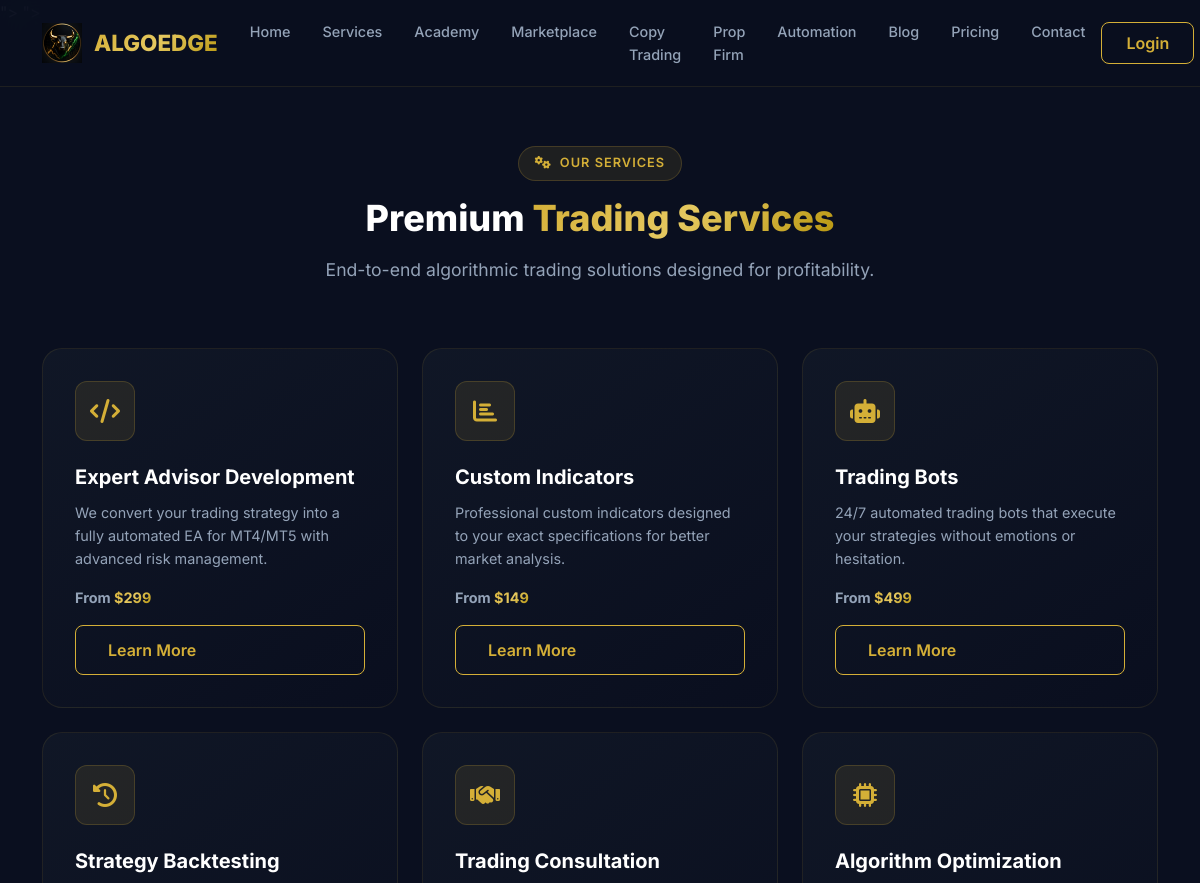
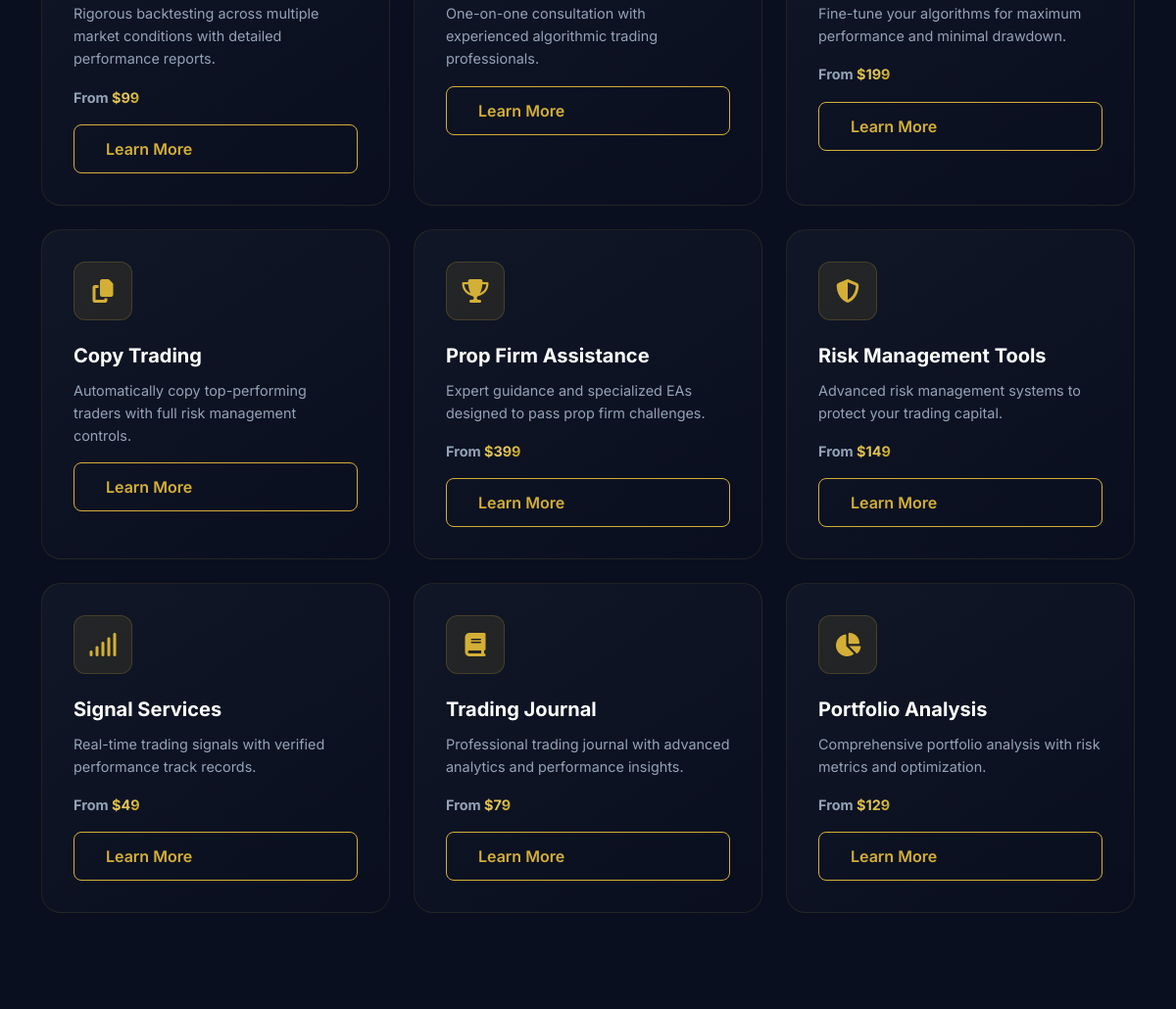
/services/ (upper part), run on an earlier commit of the app's database (2 pictures, top to bottom).
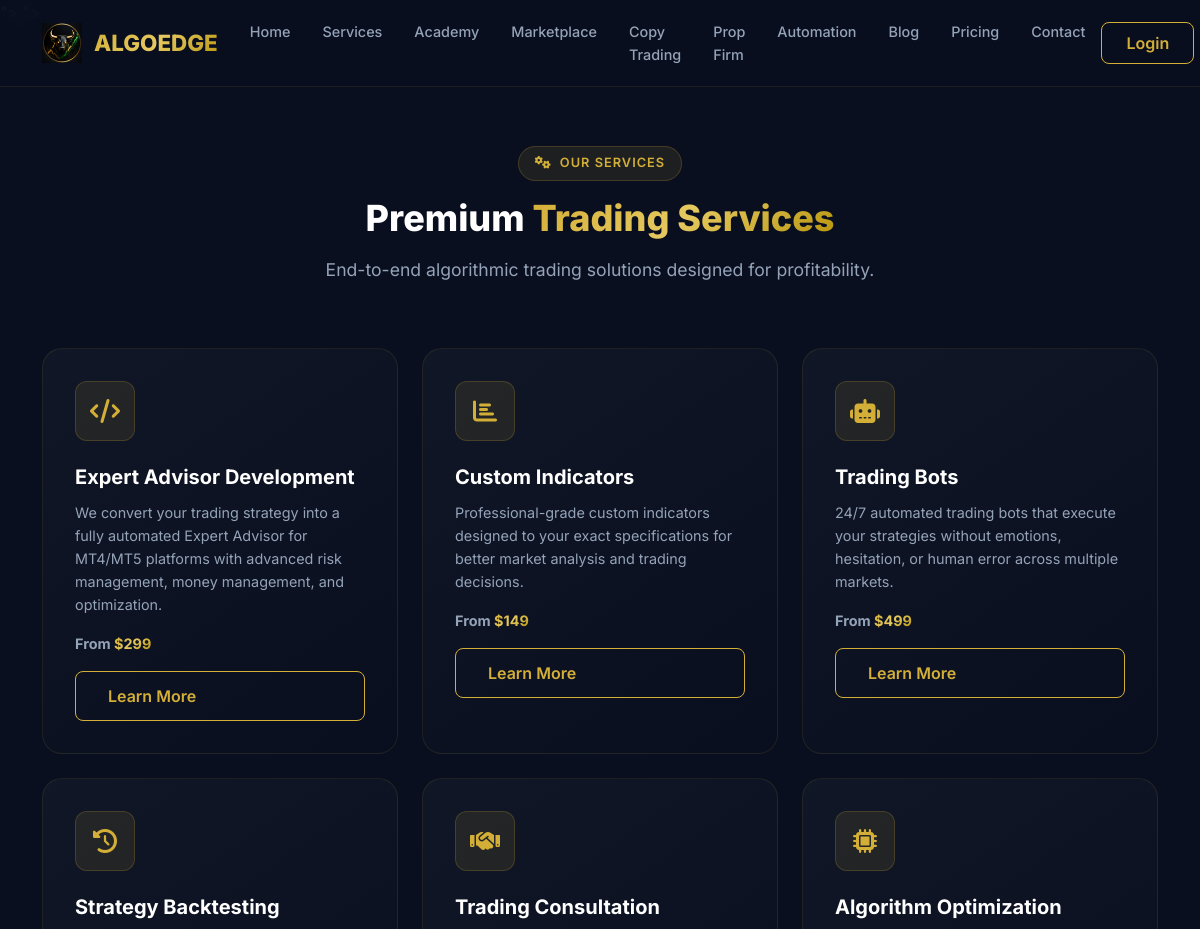
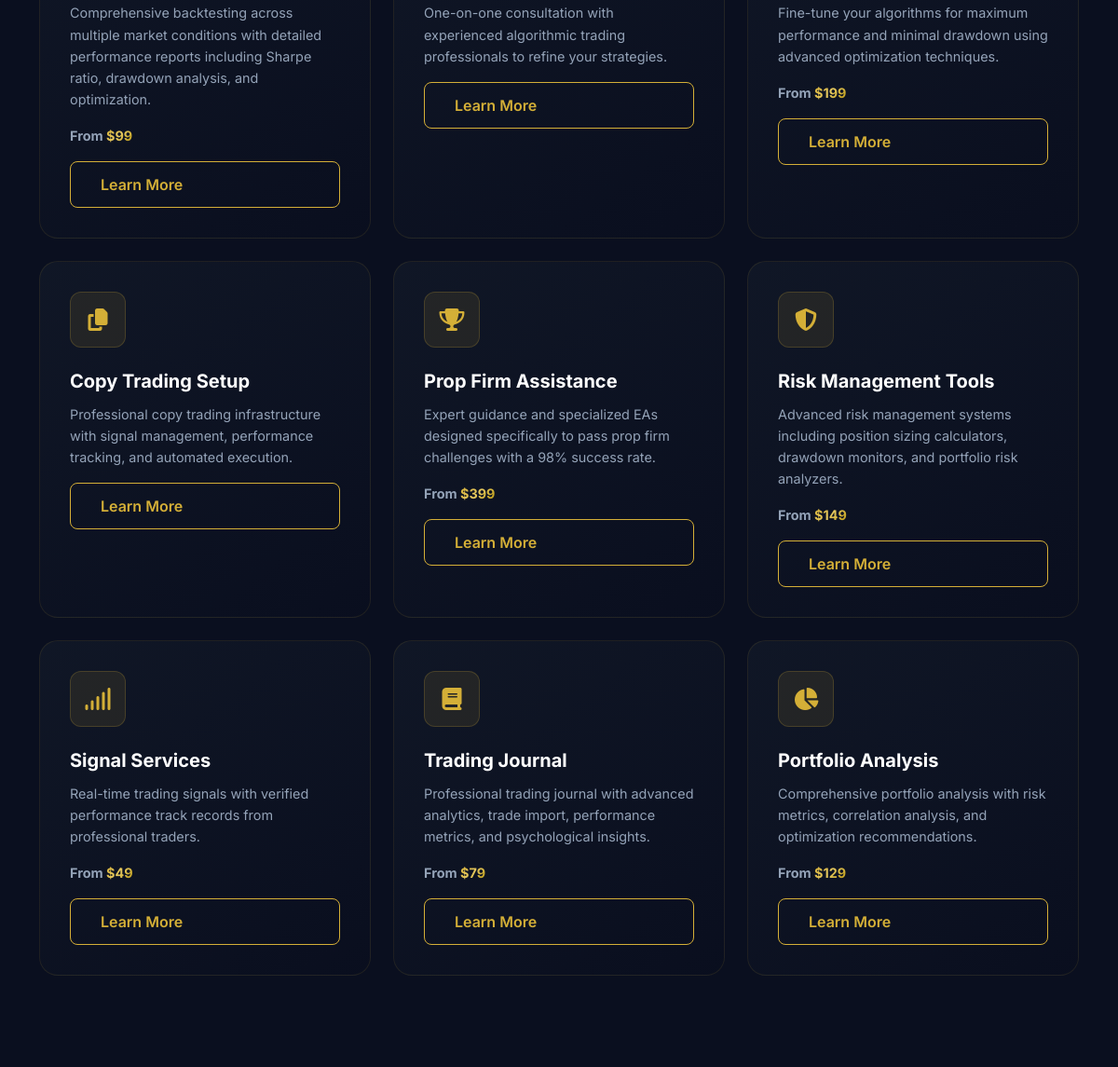
And on a later commit of the database (2 pictures, top to bottom).
### cservice/models.py (models this page shows, shortened)
class Service(models.Model):
    title = models.CharField(max_length=200)
    slug = models.SlugField(unique=True)
    description = models.TextField()
    icon = models.CharField(max_length=50, default='fas fa-cogs')
    price_from = models.DecimalField(max_digits=10, decimal_places=2, null=True, blank=True)
    is_featured = models.BooleanField(default=False)
    order = models.IntegerField(default=0)
    created_at = models.DateTimeField(auto_now_add=True)
    class Meta:
        ordering = ['order']

### cservice/views.py (the view)
# urls.py: path('', views.ServiceListView.as_view(), name='services'),
class ServiceListView(ListView):
    model = Service
    template_name = 'cservice/services.html'
    context_object_name = 'services'

### algoedge/context_processors.py (called while the page is built)
def site_settings(request):
    return {
        'site_name': settings.SITE_NAME,
        'site_url': settings.SITE_URL,
        'discord_link': settings.DISCORD_INVITE_LINK,
        'telegram_link': settings.TELEGRAM_INVITE_LINK,
        'broker_affiliate_link': settings.BROKER_AFFILIATE_LINK,
        'stripe_public_key': settings.STRIPE_PUBLIC_KEY,
        'og_image_default': settings.STATIC_URL + 'logos/og-image.png',
    }

def notification_count(request):
    if request.user.is_authenticated:
        count = Notification.objects.filter(user=request.user, is_read=False).count()
        return {'unread_notifications': count}
    return {'unread_notifications': 0}

### templates/cservice/services.html (shortened to what this page needs)
{% extends 'base.html' %}
{% load static %}
{% block content %}
<section class="section-padding" style="padding-top:120px;">
    <div class="container">
        <div class="section-header" data-aos="fade-up">
            <div class="section-tag"><i class="fas fa-cogs"></i> Our Services</div>
            <h2 class="section-title">Premium <span class="text-gradient">Trading Services</span></h2>
            <p class="section-subtitle">End-to-end algorithmic trading solutions designed for profitability.</p>
        </div>
        <div class="row g-4">
            {% for s in services %}
            <div class="col-md-4" data-aos="fade-up" data-aos-delay="{{ forloop.counter0|divisibleby:3 }}">
                <div class="card-glass h-100">
                    <div class="card-icon"><i class="{{ s.icon|default:'fas fa-cogs' }}"></i></div>
                    <h5>{{ s.title }}</h5>
                    <p>{{ s.description }}</p>
                    {% if s.price_from %}
                    <p class="mt-3 mb-0"><strong>From <span class="text-gradient">${{ s.price_from|floatformat:0 }}</span></strong></p>
                    {% endif %}
                    <a href="{% url 'cservice:service_detail' slug=s.slug %}" class="btn btn-outline-gold w-100 mt-3">Learn More</a>
                </div>
            </div>
            {% endfor %}
        </div>
    </div>
</section>
{% endblock %}

### templates/base.html (shortened to what this page needs)
<!DOCTYPE html>
{% load static %}
<html lang="en">
<head>
    <link href="https://cdn.jsdelivr.net/npm/bootstrap@5.3.2/dist/css/bootstrap.min.css" rel="stylesheet">
    <link rel="stylesheet" href="https://cdnjs.cloudflare.com/ajax/libs/font-awesome/6.5.1/css/all.min.css">
    <link href="https://unpkg.com/aos@2.3.1/dist/aos.css" rel="stylesheet">
    <link rel="stylesheet" href="{% static 'css/style.css' %}">
</head>
<body>
    <nav class="navbar navbar-expand-xl navbar-dark navbar-algo fixed-top">
        <div class="container">
            <a class="navbar-brand" href="{% url 'home:index' %}">
                <img src="{% static 'logos/logo.png' %}" alt="AlgoEdge" onerror="this.style.display='none'">
                <span class="brand-text">ALGOEDGE</span>
            </a>
            <div class="collapse navbar-collapse" id="navbarMain">
                <ul class="navbar-nav mx-auto">
                    <li class="nav-item"><a class="nav-link" href="{% url 'home:index' %}">Home</a></li>
                    <li class="nav-item"><a class="nav-link" href="{% url 'cservice:services' %}">Services</a></li>
                    <li class="nav-item"><a class="nav-link" href="{% url 'learn:courses' %}">Academy</a></li>
                    <li class="nav-item"><a class="nav-link" href="{% url 'shop:products' %}">Marketplace</a></li>
                    <li class="nav-item"><a class="nav-link" href="{% url 'copytrade:traders' %}">Copy Trading</a></li>
                    <li class="nav-item"><a class="nav-link" href="{% url 'pfarm:firms' %}">Prop Firm</a></li>
                    <li class="nav-item"><a class="nav-link" href="{% url 'automate:projects' %}">Automation</a></li>
                    <li class="nav-item"><a class="nav-link" href="{% url 'articles:blog' %}">Blog</a></li>
                    <li class="nav-item"><a class="nav-link" href="{% url 'home:pricing' %}">Pricing</a></li>
                    <li class="nav-item"><a class="nav-link" href="{% url 'home:contact' %}">Contact</a></li>
                </ul>
                <div class="d-flex align-items-center gap-2">
                    {% if user.is_authenticated %}
                        <a href="{% url 'alerts:notifications' %}" class="btn btn-glass position-relative" id="notificationBell">
                            <i class="fas fa-bell"></i>
                            {% if unread_notifications > 0 %}
                                <span class="position-absolute top-0 start-100 translate-middle badge rounded-pill bg-danger" style="font-size:0.6rem;">
                                    {{ unread_notifications }}
                                </span>
                            {% endif %}
                        </a>
                        <div class="dropdown">
                            <button class="btn btn-glass dropdown-toggle" data-bs-toggle="dropdown">
                                <i class="fas fa-user me-1"></i>{{ user.username }}
                            </button>
                            <ul class="dropdown-menu dropdown-menu-dark bg-glass">
                                <li><a class="dropdown-item" href="{% url 'dashboard:home' %}"><i class="fas fa-th-large me-2"></i>Dashboard</a></li>
                                <li><a class="dropdown-item" href="{% url 'userauth:profile' %}"><i class="fas fa-user-cog me-2"></i>Profile</a></li>
                                <li><a class="dropdown-item" href="{% url 'refer:dashboard' %}"><i class="fas fa-link me-2"></i>Affiliates</a></li>
                                <li><hr class="dropdown-divider"></li>
                                <li><a class="dropdown-item" href="{% url 'userauth:logout' %}"><i class="fas fa-sign-out-alt me-2"></i>Logout</a></li>
                            </ul>
                        </div>
                    {% else %}
                        <a href="{% url 'userauth:login' %}" class="btn btn-outline-gold">Login</a>
                    {% endif %}
                </div>
            </div>
        </div>
    </nav>
    {% block content %}{% endblock %}
</body>
</html>

### static/css/style.css (style rules this page uses)
:root { --primary: #0A0F1F; --secondary: #111827; --accent-gold: #D4AF37; --accent-gold-light: #E5C85F; --accent-gold-dark: #B8960F; --success: #00C853; --success-dark: #009624; --text-primary: #FFFFFF; --text-secondary: #94A3B8; --text-muted: #64748B; --border-color: rgba(212, 175, 55, 0.15); --glass-bg: rgba(17, 24, 39, 0.8); --glass-border: rgba(212, 175, 55, 0.1); --card-bg: rgba(17, 24, 39, 0.9); --gradient-primary: linear-gradient(135deg, #0A0F1F 0%, #111827 50%, #0A0F1F 100%); --gradient-gold: linear-gradient(135deg, #D4AF37 0%, #E5C85F 50%, #B8960F 100%); --gradient-card: linear-gradient(145deg, rgba(17, 24, 39, 0.95), rgba(10, 15, 31, 0.95)); --shadow-glow: 0 0 30px rgba(212, 175, 55, 0.1); --shadow-card: 0 8px 32px rgba(0, 0, 0, 0.3); --radius-sm: 8px; --radius-md: 12px; --radius-lg: 20px; --radius-xl: 24px; --font-primary: 'Inter', -apple-system, BlinkMacSystemFont, sans-serif; --font-mono: 'JetBrains Mono', monospace; --transition: all 0.3s cubic-bezier(0.4, 0, 0.2, 1); }
* { margin: 0; padding: 0; box-sizing: border-box; }
body { font-family: var(--font-primary); background: var(--primary); color: var(--text-primary); overflow-x: hidden; line-height: 1.6; }
.text-gradient { background: var(--gradient-gold); -webkit-background-clip: text; -webkit-text-fill-color: transparent; background-clip: text; }
.navbar-algo { background: rgba(10, 15, 31, 0.95) !important; backdrop-filter: blur(20px) !important; -webkit-backdrop-filter: blur(20px) !important; border-bottom: 1px solid var(--glass-border); padding: 0.75rem 0; transition: var(--transition); }
.navbar-algo .navbar-brand { display: flex; align-items: center; gap: 12px; font-weight: 800; font-size: 1.4rem; color: var(--text-primary); }
.navbar-algo .navbar-brand img { height: 40px; width: auto; }
.navbar-algo .navbar-brand .brand-text { background: var(--gradient-gold); -webkit-background-clip: text; -webkit-text-fill-color: transparent; background-clip: text; }
.navbar-algo .nav-link { color: var(--text-secondary) !important; font-weight: 500; font-size: 0.9rem; padding: 0.5rem 1rem !important; transition: var(--transition); position: relative; }
.navbar-algo .nav-link::after { content: ''; position: absolute; bottom: 0; left: 50%; transform: translateX(-50%) scaleX(0); width: 60%; height: 2px; background: var(--gradient-gold); transition: var(--transition); }
.navbar-algo .btn-outline-gold { background: transparent; color: var(--accent-gold) !important; border: 1px solid var(--accent-gold); padding: 0.5rem 1.5rem; border-radius: var(--radius-sm); transition: var(--transition); }
.btn-outline-gold { background: transparent; color: var(--accent-gold); border: 1.5px solid var(--accent-gold); padding: 0.75rem 2rem; border-radius: var(--radius-sm); transition: var(--transition); text-decoration: none; display: inline-flex; align-items: center; gap: 8px; font-weight: 600; }
.section-padding { padding: 100px 0; }
.section-title { font-size: clamp(1.75rem, 3vw, 2.5rem); font-weight: 800; margin-bottom: 1rem; }
.section-subtitle { color: var(--text-secondary); font-size: 1.1rem; max-width: 600px; margin: 0 auto 3rem; }
.section-header { text-align: center; margin-bottom: 4rem; }
.section-tag { display: inline-flex; align-items: center; gap: 8px; background: rgba(212, 175, 55, 0.1); border: 1px solid rgba(212, 175, 55, 0.2); padding: 0.4rem 1rem; border-radius: 50px; font-size: 0.8rem; color: var(--accent-gold); margin-bottom: 1rem; text-transform: uppercase; letter-spacing: 1px; font-weight: 600; }
.card-glass { background: var(--gradient-card); border: 1px solid var(--glass-border); border-radius: var(--radius-lg); padding: 2rem; transition: var(--transition); position: relative; overflow: hidden; }
.card-glass::before { content: ''; position: absolute; top: 0; left: 0; right: 0; height: 2px; background: var(--gradient-gold); opacity: 0; transition: var(--transition); }
.card-glass .card-icon { width: 60px; height: 60px; background: rgba(212, 175, 55, 0.1); border: 1px solid rgba(212, 175, 55, 0.2); border-radius: var(--radius-md); display: flex; align-items: center; justify-content: center; font-size: 1.5rem; color: var(--accent-gold); margin-bottom: 1.5rem; transition: var(--transition); }
.card-glass h5 { font-weight: 700; margin-bottom: 0.75rem; }
.card-glass p { color: var(--text-secondary); font-size: 0.9rem; margin: 0; }

What changed in the data, as far as the page shows it:
changed Service "Expert Advisor Development": description "We convert your trading strategy into a fully automated EA for MT4/MT5 with advanced risk management." → "We convert your trading strategy into a fully automated Expert Advisor for MT4/MT5 platforms with advanced risk management, money management, and optimization."
changed Service "Custom Indicators": description "Professional custom indicators designed to your exact specifications for better market analysis." → "Professional-grade custom indicators designed to your exact specifications for better market analysis and trading decisions."
changed Service "Trading Bots": description "24/7 automated trading bots that execute your strategies without emotions or hesitation." → "24/7 automated trading bots that execute your strategies without emotions, hesitation, or human error across multiple markets."
changed Service "Strategy Backtesting": description "Rigorous backtesting across multiple market conditions with detailed performance reports." → "Comprehensive backtesting across multiple market conditions with detailed performance reports including Sharpe ratio, drawdown analysis, and optimization."
changed Service "Trading Consultation": description "One-on-one consultation with experienced algorithmic trading professionals." → "One-on-one consultation with experienced algorithmic trading professionals to refine your strategies."
changed Service "Algorithm Optimization": description "Fine-tune your algorithms for maximum performance and minimal drawdown." → "Fine-tune your algorithms for maximum performance and minimal drawdown using advanced optimization techniques."
changed Service: title "Copy Trading" → "Copy Trading Setup"; description "Automatically copy top-performing traders with full risk management controls." → "Professional copy trading infrastructure with signal management, performance tracking, and automated execution."
changed Service "Prop Firm Assistance": description "Expert guidance and specialized EAs designed to pass prop firm challenges." → "Expert guidance and specialized EAs designed specifically to pass prop firm challenges with a 98% success rate."
changed Service "Risk Management Tools": description "Advanced risk management systems to protect your trading capital." → "Advanced risk management systems including position sizing calculators, drawdown monitors, and portfolio risk analyzers."
changed Service "Signal Services": description "Real-time trading signals with verified performance track records." → "Real-time trading signals with verified performance track records from professional traders."
changed Service "Trading Journal": description "Professional trading journal with advanced analytics and performance insights." → "Professional trading journal with advanced analytics, trade import, performance metrics, and psychological insights."
changed Service "Portfolio Analysis": description "Comprehensive portfolio analysis with risk metrics and optimization." → "Comprehensive portfolio analysis with risk metrics, correlation analysis, and optimization recommendations."
